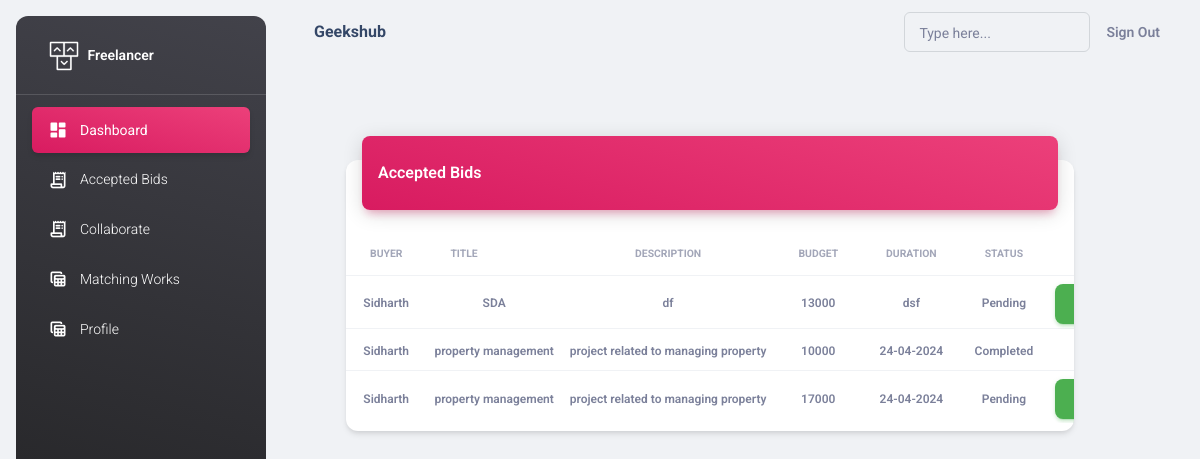
/bids/ (signed in), run on the app's committed database.
### adminapp/models.py (models this page shows)
class Bid(models.Model):
    coder=models.ForeignKey(Coder,on_delete=models.CASCADE)
    project=models.ForeignKey(Project,on_delete=models.CASCADE)
    bid_amount=models.PositiveIntegerField()
    note=models.CharField(max_length=100,null=True)
    bid_date=models.DateTimeField(auto_now_add=True)
    status=models.BooleanField(default=False)
    CHOICES = [
        ("Pending","Pending"),
        ("On progress", "On progress"),
        ("Completed", "Completed"),
    ]
    progress=models.CharField(max_length=100,choices=CHOICES,default="Pending")

class Project(models.Model):
    buyer=models.ForeignKey(Buyer,on_delete=models.CASCADE)
    title=models.CharField(max_length=100)
    description=models.CharField(max_length=100)
    skills_required=models.CharField(max_length=100)
    budget=models.PositiveIntegerField()
    category=models.CharField(max_length=100)
    tags=models.CharField(max_length=100)
    deadline=models.CharField(max_length=100)
    status= models.BooleanField(default=True)

class User(AbstractUser):
    ROLE_CHOICES = [
        ("admin","Admin"),
        ("coder", "Coder"),
        ("buyer", "Buyer"),
    ]
    role = models.CharField(max_length=200, choices=ROLE_CHOICES, default="coder")

class Buyer(User):
    name = models.CharField(max_length=100)
    phone = models.CharField(max_length=100)
    email_address = models.EmailField()
    address = models.CharField(max_length=100)
    companyname=models.CharField(max_length=100)
    country=models.CharField(max_length=100)

### coderapp/views.py (the view)
# urls.py: path("bids/",views.AcceptedBids.as_view(),name="bids-list"),
class AcceptedBids(ListView):
    template_name="coderapp/bids.html"
    model=Bid
    context_object_name="bids"
    def get_queryset(self):
        current_user=self.request.user.id
        queryset=Bid.objects.filter(coder=current_user,status=True)
        return queryset

### coderapp/templates/coderapp/bids.html (shortened to what this page needs)
{%extends 'coderapp/base.html'%}
{%load static%}
{%block body_block%}
<div class="container-fluid py-4">
    <div class="row">
      <div class="col-10 mb-4 mt-5 ms-5">
        <div class="card my-4">
          <div class="card-header p-0 position-relative mt-n4 mx-3 z-index-2">
            <div class="bg-gradient-primary shadow-primary border-radius-lg pt-4 pb-3">
              <h6 class="text-white text-capitalize ps-3">Accepted Bids</h6>
            </div>
          </div>
          <div class="card-body px-0 pb-2 ">
            <div class="table-responsive p-0">
              <table class="table align-items-center mb-0">
                <thead>
                  <tr>
                    <th class="text-uppercase text-secondary text-xxs font-weight-bolder opacity-7 ms-3">Buyer</th>
                    <th class="text-uppercase text-secondary text-xxs font-weight-bolder opacity-7 ">Title</th>
                    <th class="text-center text-uppercase text-secondary text-xxs font-weight-bolder opacity-7">Description</th>
                    <th class="text-center text-uppercase text-secondary text-xxs font-weight-bolder opacity-7">Budget</th>
                    <th class="text-center text-uppercase text-secondary text-xxs font-weight-bolder opacity-7">Duration</th>
                    <th class="text-center text-uppercase text-secondary text-xxs font-weight-bolder opacity-7">Status</th>
                    <th></th>
                  </tr>
                </thead>
                <tbody>
                    {%for b in bids%}
                        <tr>
                            <td class="align-middle text-center">
                              <span class="text-secondary text-xs font-weight-bold">{{b.project.buyer.name}}</span>
                            </td>
                            <td class="align-middle text-center">
                                <span class="text-secondary text-xs font-weight-bold">{{b.project.title}}</span>
                            </td>
                            <td class="align-middle text-center">
                                <span class="text-secondary text-xs font-weight-bold">{{b.project.description}}</span>
                            </td>
                            <td class="align-middle text-center">
                                <span class="text-secondary text-xs font-weight-bold">{{b.bid_amount}}</span>
                            </td>
                            <td class="align-middle text-center">
                                <span class="text-secondary text-xs font-weight-bold">{{b.project.deadline}}</span>
                            </td>
                            <td class="align-middle text-center">
                              <span class="text-secondary text-xs font-weight-bold">{{b.progress}}</span>
                            </td>
                            <td>
                              {% if b.progress != "Completed" %}
                                  <a class="buttons btn btn-success openBidFormBtn" data-pk="{{ b.id }}">Upload Work</a>
                              {% endif %}
                            </td>
                        </tr>
                    {%endfor%}
                </tbody>
              </table>
            </div>
          </div>
        </div>
      </div>
    </div>
</div>
{%endblock%}

### coderapp/templates/coderapp/bids.html (style rules this page uses)
.buttons { cursor: pointer; margin-bottom: -4px; }

### data on the page
Bid: project.buyer.name "Sidharth", project "SDA", project.description "df", bid_amount "13000", project.deadline "dsf", progress "Pending"
Bid: project.buyer.name "Sidharth", project "property management", project.description "project related to managing property", bid_amount "10000", project.deadline "24-04-2024", progress "Completed"
Bid: project.buyer.name "Sidharth", project "property management", project.description "project related to managing property", bid_amount "17000", project.deadline "24-04-2024", progress "Pending"
